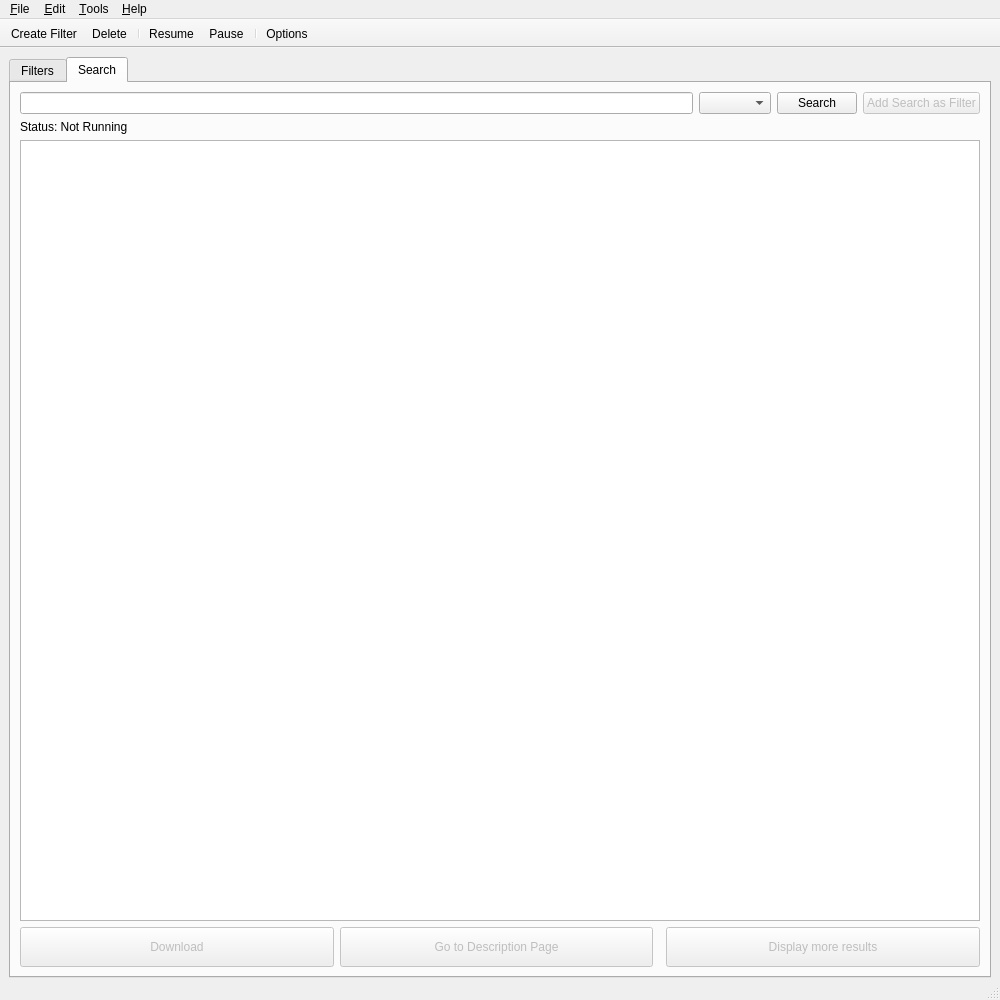
<?xml version="1.0" encoding="UTF-8"?>
<ui version="4.0">
 <class>MainWindow</class>
 <widget class="QMainWindow" name="MainWindow">
  <property name="geometry">
   <rect>
    <x>0</x>
    <y>0</y>
    <width>1000</width>
    <height>1000</height>
   </rect>
  </property>
  <property name="minimumSize">
   <size>
    <width>590</width>
    <height>400</height>
   </size>
  </property>
  <property name="contextMenuPolicy">
   <enum>Qt::CustomContextMenu</enum>
  </property>
  <property name="windowTitle">
   <string/>
  </property>
  <property name="windowIcon">
   <iconset>
    <normaloff>../qbittorrent.png</normaloff>../qbittorrent.png</iconset>
  </property>
  <widget class="QWidget" name="centralwidget">
   <layout class="QVBoxLayout">
    <property name="bottomMargin">
     <number>0</number>
    </property>
    <item>
     <widget class="QTabWidget" name="tabWidget">
      <property name="currentIndex">
       <number>1</number>
      </property>
      <widget class="QWidget" name="tab_filter">
       <attribute name="title">
        <string>Filters</string>
       </attribute>
       <layout class="QVBoxLayout" name="verticalLayout_2">
        <item>
         <widget class="QSplitter" name="splitter">
          <property name="orientation">
           <enum>Qt::Horizontal</enum>
          </property>
          <widget class="QWidget" name="verticalLayoutWidget">
           <layout class="QVBoxLayout" name="verticalLayout">
            <item>
             <widget class="QPushButton" name="pushButton_4">
              <property name="text">
               <string>All</string>
              </property>
             </widget>
            </item>
            <item>
             <widget class="QPushButton" name="pushButton_6">
              <property name="text">
               <string>Active</string>
              </property>
             </widget>
            </item>
            <item>
             <widget class="QPushButton" name="pushButton_7">
              <property name="text">
               <string>Paused</string>
              </property>
             </widget>
            </item>
            <item>
             <widget class="QPushButton" name="pushButton_5">
              <property name="text">
               <string>Completed</string>
              </property>
             </widget>
            </item>
            <item>
             <spacer name="verticalSpacer">
              <property name="orientation">
               <enum>Qt::Vertical</enum>
              </property>
              <property name="sizeHint" stdset="0">
               <size>
                <width>20</width>
                <height>40</height>
               </size>
              </property>
             </spacer>
            </item>
           </layout>
          </widget>
          <widget class="QSplitter" name="splitter_2">
           <property name="orientation">
            <enum>Qt::Vertical</enum>
           </property>
           <widget class="QTreeView" name="treeView_2"/>
           <widget class="QTreeView" name="treeView_3"/>
          </widget>
         </widget>
        </item>
       </layout>
      </widget>
      <widget class="QWidget" name="tab_search">
       <attribute name="title">
        <string>Search</string>
       </attribute>
       <layout class="QVBoxLayout" name="verticalLayout_20">
        <item>
         <layout class="QHBoxLayout" name="horizontalLayout">
          <item>
           <widget class="QLineEdit" name="search_bar">
            <property name="clearButtonEnabled" stdset="0">
             <bool>true</bool>
            </property>
           </widget>
          </item>
          <item>
           <widget class="QComboBox" name="combo_searchcateg"/>
          </item>
          <item>
           <widget class="QPushButton" name="btn_search">
            <property name="text">
             <string>Search</string>
            </property>
           </widget>
          </item>
          <item>
           <widget class="QPushButton" name="pushButton">
            <property name="enabled">
             <bool>false</bool>
            </property>
            <property name="text">
             <string>Add Search as Filter</string>
            </property>
           </widget>
          </item>
         </layout>
        </item>
        <item>
         <layout class="QHBoxLayout" name="horizontalLayout_3">
          <item>
           <widget class="QLabel" name="status_label">
            <property name="text">
             <string>Status: Not Running</string>
            </property>
           </widget>
          </item>
         </layout>
        </item>
        <item>
         <widget class="QTreeView" name="resultsBrowser"/>
        </item>
        <item>
         <layout class="QHBoxLayout" name="horizontalLayout_2">
          <item>
           <widget class="QPushButton" name="btn_download">
            <property name="enabled">
             <bool>false</bool>
            </property>
            <property name="minimumSize">
             <size>
              <width>100</width>
              <height>40</height>
             </size>
            </property>
            <property name="text">
             <string>Download</string>
            </property>
           </widget>
          </item>
          <item>
           <widget class="QPushButton" name="btn_description">
            <property name="enabled">
             <bool>false</bool>
            </property>
            <property name="minimumSize">
             <size>
              <width>150</width>
              <height>40</height>
             </size>
            </property>
            <property name="text">
             <string>Go to Description Page</string>
            </property>
           </widget>
          </item>
          <item>
           <spacer name="horizontalSpacer">
            <property name="orientation">
             <enum>Qt::Horizontal</enum>
            </property>
           </spacer>
          </item>
          <item>
           <widget class="QPushButton" name="display_more">
            <property name="enabled">
             <bool>false</bool>
            </property>
            <property name="minimumSize">
             <size>
              <width>150</width>
              <height>40</height>
             </size>
            </property>
            <property name="text">
             <string>Display more results</string>
            </property>
           </widget>
          </item>
         </layout>
        </item>
       </layout>
      </widget>
     </widget>
    </item>
   </layout>
  </widget>
  <widget class="QMenuBar" name="menubar">
   <property name="geometry">
    <rect>
     <x>0</x>
     <y>0</y>
     <width>1000</width>
     <height>22</height>
    </rect>
   </property>
   <widget class="QMenu" name="menu_Edit">
    <property name="title">
     <string>&amp;Edit</string>
    </property>
    <addaction name="actionStart"/>
    <addaction name="actionPause"/>
    <addaction name="separator"/>
    <addaction name="actionDelete"/>
   </widget>
   <widget class="QMenu" name="menu_Help">
    <property name="title">
     <string>&amp;Help</string>
    </property>
    <addaction name="actionWebsite"/>
    <addaction name="actionDocumentation"/>
    <addaction name="actionAbout"/>
   </widget>
   <widget class="QMenu" name="menu_Options">
    <property name="title">
     <string>&amp;Tools</string>
    </property>
    <addaction name="separator"/>
    <addaction name="actionOptions"/>
    <addaction name="separator"/>
   </widget>
   <widget class="QMenu" name="menu_File">
    <property name="title">
     <string>&amp;File</string>
    </property>
    <addaction name="actionNew"/>
    <addaction name="separator"/>
    <addaction name="actionExit"/>
   </widget>
   <addaction name="menu_File"/>
   <addaction name="menu_Edit"/>
   <addaction name="menu_Options"/>
   <addaction name="menu_Help"/>
  </widget>
  <widget class="QToolBar" name="toolBar">
   <property name="minimumSize">
    <size>
     <width>0</width>
     <height>0</height>
    </size>
   </property>
   <property name="movable">
    <bool>false</bool>
   </property>
   <property name="orientation">
    <enum>Qt::Horizontal</enum>
   </property>
   <property name="toolButtonStyle">
    <enum>Qt::ToolButtonFollowStyle</enum>
   </property>
   <property name="floatable">
    <bool>false</bool>
   </property>
   <attribute name="toolBarArea">
    <enum>TopToolBarArea</enum>
   </attribute>
   <attribute name="toolBarBreak">
    <bool>false</bool>
   </attribute>
   <addaction name="actionNew"/>
   <addaction name="actionDelete"/>
   <addaction name="separator"/>
   <addaction name="actionStart"/>
   <addaction name="actionPause"/>
   <addaction name="separator"/>
   <addaction name="actionOptions"/>
  </widget>
  <widget class="QStatusBar" name="statusBar"/>
  <action name="actionNew">
   <property name="text">
    <string>Create Filter</string>
   </property>
   <property name="iconText">
    <string>Create Filter</string>
   </property>
  </action>
  <action name="actionExit">
   <property name="text">
    <string>Exit</string>
   </property>
   <property name="toolTip">
    <string>Exit</string>
   </property>
  </action>
  <action name="actionOptions">
   <property name="text">
    <string>&amp;Options...</string>
   </property>
   <property name="iconText">
    <string>Options</string>
   </property>
  </action>
  <action name="actionAbout">
   <property name="text">
    <string>&amp;About</string>
   </property>
  </action>
  <action name="actionStart">
   <property name="text">
    <string>&amp;Resume</string>
   </property>
   <property name="iconText">
    <string>Resume</string>
   </property>
  </action>
  <action name="actionPause">
   <property name="text">
    <string>&amp;Pause</string>
   </property>
   <property name="iconText">
    <string>Pause</string>
   </property>
  </action>
  <action name="actionDelete">
   <property name="text">
    <string>&amp;Delete</string>
   </property>
   <property name="iconText">
    <string>Delete</string>
   </property>
  </action>
  <action name="actionWebsite">
   <property name="icon">
    <iconset>
     <normaloff>:/icons/skin/qbittorrent32.png</normaloff>:/icons/skin/qbittorrent32.png</iconset>
   </property>
   <property name="text">
    <string>Visit &amp;Website</string>
   </property>
  </action>
  <action name="actionDownload_from_URL">
   <property name="text">
    <string>Add &amp;link to torrent...</string>
   </property>
   <property name="iconText">
    <string>Open URL</string>
   </property>
  </action>
  <action name="actionCreate_torrent">
   <property name="text">
    <string>Torrent &amp;creator</string>
   </property>
  </action>
  <action name="actionBugReport">
   <property name="text">
    <string>Report a &amp;bug</string>
   </property>
  </action>
  <action name="actionSet_upload_limit">
   <property name="text">
    <string>Set upload limit...</string>
   </property>
  </action>
  <action name="actionSet_download_limit">
   <property name="text">
    <string>Set download limit...</string>
   </property>
  </action>
  <action name="actionDocumentation">
   <property name="text">
    <string>&amp;Documentation</string>
   </property>
  </action>
  <action name="actionSet_global_download_limit">
   <property name="text">
    <string>Set global download limit...</string>
   </property>
  </action>
  <action name="actionSet_global_upload_limit">
   <property name="text">
    <string>Set global upload limit...</string>
   </property>
  </action>
  <action name="actionBottomPriority">
   <property name="text">
    <string>Minimum priority</string>
   </property>
   <property name="visible">
    <bool>true</bool>
   </property>
  </action>
  <action name="actionTopPriority">
   <property name="text">
    <string>Top priority</string>
   </property>
   <property name="visible">
    <bool>true</bool>
   </property>
  </action>
  <action name="actionDecreasePriority">
   <property name="text">
    <string>Decrease priority</string>
   </property>
   <property name="visible">
    <bool>true</bool>
   </property>
  </action>
  <action name="actionIncreasePriority">
   <property name="text">
    <string>Increase priority</string>
   </property>
   <property name="visible">
    <bool>true</bool>
   </property>
  </action>
  <action name="actionUse_alternative_speed_limits">
   <property name="checkable">
    <bool>true</bool>
   </property>
   <property name="text">
    <string>Alternative speed limits</string>
   </property>
   <property name="toolTip">
    <string>Alternative speed limits</string>
   </property>
  </action>
  <action name="actionTop_tool_bar">
   <property name="checkable">
    <bool>true</bool>
   </property>
   <property name="text">
    <string>Top &amp;tool bar</string>
   </property>
   <property name="toolTip">
    <string>Display top tool bar</string>
   </property>
  </action>
  <action name="actionSpeed_in_title_bar">
   <property name="checkable">
    <bool>true</bool>
   </property>
   <property name="text">
    <string>&amp;Speed in title bar</string>
   </property>
   <property name="toolTip">
    <string>Show transfer speed in title bar</string>
   </property>
  </action>
  <action name="actionRSS_Reader">
   <property name="checkable">
    <bool>true</bool>
   </property>
   <property name="text">
    <string>&amp;RSS reader</string>
   </property>
  </action>
  <action name="actionSearch_engine">
   <property name="checkable">
    <bool>true</bool>
   </property>
   <property name="text">
    <string>Search &amp;engine</string>
   </property>
  </action>
  <action name="actionLock_qBittorrent">
   <property name="enabled">
    <bool>true</bool>
   </property>
   <property name="text">
    <string>Lock qBittorrent</string>
   </property>
   <property name="iconText">
    <string>Lock</string>
   </property>
   <property name="toolTip">
    <string>Lock qBittorrent</string>
   </property>
   <property name="shortcut">
    <string notr="true">Ctrl+L</string>
   </property>
  </action>
  <action name="action_Import_Torrent">
   <property name="text">
    <string>Import existing torrent...</string>
   </property>
   <property name="toolTip">
    <string>Import torrent...</string>
   </property>
  </action>
  <action name="actionDonate_money">
   <property name="text">
    <string>Donate money</string>
   </property>
   <property name="toolTip">
    <string>If you like qBittorrent, please donate!</string>
   </property>
  </action>
  <action name="actionStart_All">
   <property name="text">
    <string>R&amp;esume All</string>
   </property>
  </action>
  <action name="actionPause_All">
   <property name="text">
    <string>P&amp;ause All</string>
   </property>
  </action>
  <action name="actionExecution_Logs">
   <property name="checkable">
    <bool>true</bool>
   </property>
   <property name="text">
    <string>Execution &amp;Log</string>
   </property>
   <property name="toolTip">
    <string>Execution Log</string>
   </property>
  </action>
  <action name="actionAutoExit_qBittorrent">
   <property name="checkable">
    <bool>true</bool>
   </property>
   <property name="text">
    <string>Exit qBittorrent</string>
   </property>
  </action>
  <action name="actionAutoSuspend_system">
   <property name="checkable">
    <bool>true</bool>
   </property>
   <property name="text">
    <string>Suspend system</string>
   </property>
  </action>
  <action name="actionAutoHibernate_system">
   <property name="checkable">
    <bool>true</bool>
   </property>
   <property name="text">
    <string>Hibernate system</string>
   </property>
  </action>
  <action name="actionAutoShutdown_system">
   <property name="checkable">
    <bool>true</bool>
   </property>
   <property name="text">
    <string>Shutdown system</string>
   </property>
  </action>
  <action name="actionAutoShutdown_Disabled">
   <property name="checkable">
    <bool>true</bool>
   </property>
   <property name="text">
    <string>Disabled</string>
   </property>
  </action>
  <action name="actionToggleVisibility">
   <property name="text">
    <string>Show</string>
   </property>
  </action>
  <action name="actionMinimize">
   <property name="text">
    <string notr="true">Minimize</string>
   </property>
  </action>
  <action name="actionStatistics">
   <property name="text">
    <string>Statistics</string>
   </property>
  </action>
  <action name="actionCheck_for_updates">
   <property name="text">
    <string>Check for updates</string>
   </property>
   <property name="toolTip">
    <string>Check for program updates</string>
   </property>
  </action>
 </widget>
 <resources/>
 <connections/>
</ui>
